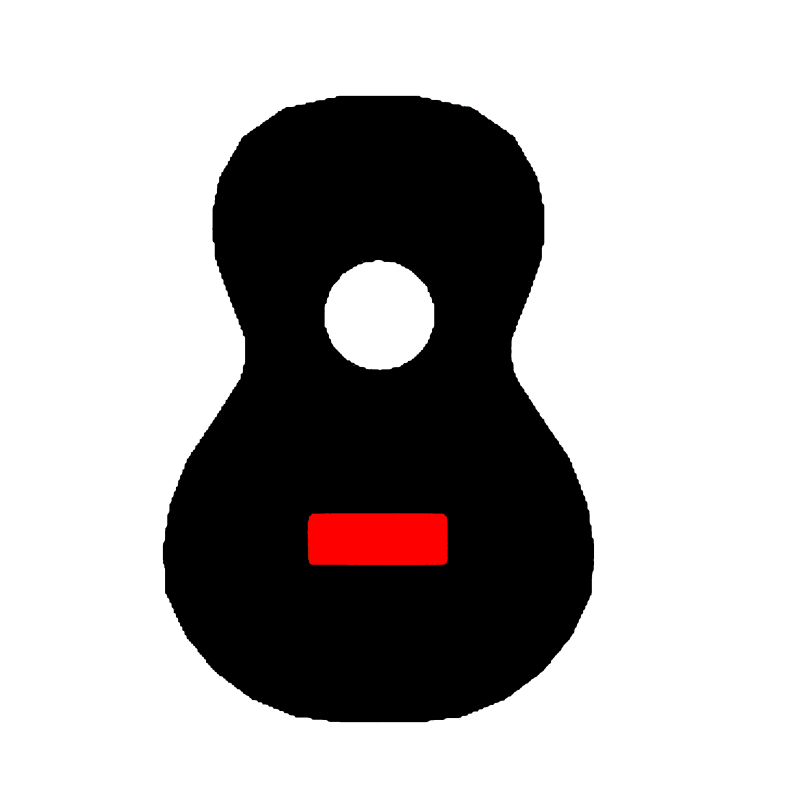
#> input picture ukulele_top.png, 4000 x 4000 px (shown at 1/5 size)
$ python varyingthickness.py
#> lines starting #> are read from the running program, lines starting #| are printed output that depends on the picture; after the words box and inside, x2 and y2 are one past the last pixel; in counts of white or black regions, pixels touching at a corner belong together
#!/usr/bin/env python
# coding: utf-8
import numpy as np
import matplotlib.pyplot as plt
from PIL import Image
from scipy.ndimage import label

# In[1]:
class Material:
    def __init__(self, name, rho, E, damping):
        self.name = name
        self.rho = rho
        self.E = E
        self.damping = damping

    def wave_speed(self):
        return np.sqrt(self.E / self.rho)

materials = [
    Material("Wood", 600, 1.0e10, 0.995),
    Material("PLA", 1250, 3.0e9, 0.993),
    Material("ABS", 1050, 2.0e9, 0.992),
    Material("Composite", 900, 5.0e9, 0.994)
]

def load_plate(image, nx=200, ny=200):

#> called with image = 'ukulele_top.png', nx = 200, ny = 200
    img = Image.open(image).resize((nx, ny))
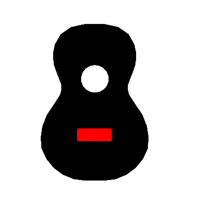
#> img: PIL image 200x200 RGB; mean R, G, B 179.4, 176.5, 176.5
    arr = np.array(img)

    if arr.ndim == 3:
        gray = arr[:, :, 0]
    else:
        gray = arr

    plate = gray < 128
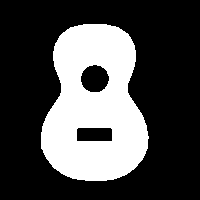
#> plate: shape (200, 200) bool; 29.7% white; 1 white region, box (x1, y1, x2, y2) and area: (41, 24, 149, 181) 11866

    return plate

FILE = "ukulele_top.png"

plate = load_plate(FILE)

def rho_plate(x,y):
    return 700

plate_mass = rho_plate(0,0) * plate.astype(float)

# [94 lines left out: functions plate_frequency_map, plate_air_response, plate_mode_shape, not called in this run]

def compute_plate_modes(plate, material, n_modes=6):

    Nx, Ny = plate.shape

    x = np.linspace(0, 1, Nx)
    y = np.linspace(0, 1, Ny)
    X, Y = np.meshgrid(x, y, indexing="ij")

    h = 0.003
    nu = 0.3

    rho = material.rho
    E = material.E

    D = E*h**3/(12*(1-nu**2))

    Lx = 0.35
    Ly = 0.25

    modes = []
    freqs = []

    for m in range(1, n_modes+1):
        for n in range(1, n_modes+1):

            phi = np.sin(m*np.pi*X) * np.sin(n*np.pi*Y) * plate.astype(float)

            effective_area = np.sum(plate)
            area_factor = effective_area / (Nx * Ny)

            omega = (np.pi**2)*np.sqrt(D/(rho*h))*((m**2/Lx**2)+(n**2/Ly**2)) * area_factor

            edge_weight = 0.8 + 0.2 * plate.astype(float)
            phi = phi * edge_weight

            modes.append(phi)
            freqs.append(omega)

    return np.array(modes), np.array(freqs)

# [5 lines left out: function acoustic_field, not called in this run]

def modal_response(modes, freqs, material):

    frequencies = np.linspace(50,2000,1000)
    omega = 2*np.pi*frequencies

    gamma = (1-material.damping)*50

    field = np.zeros((len(frequencies),)+modes[0].shape,dtype=complex)

    for k,phi in enumerate(modes):

        w_m = freqs[k]

        response = 1/(w_m**2 - omega[:,None,None]**2 + 1j*gamma*omega[:,None,None])

#> (the run stopped early here; a loop or call above may not have finished)
